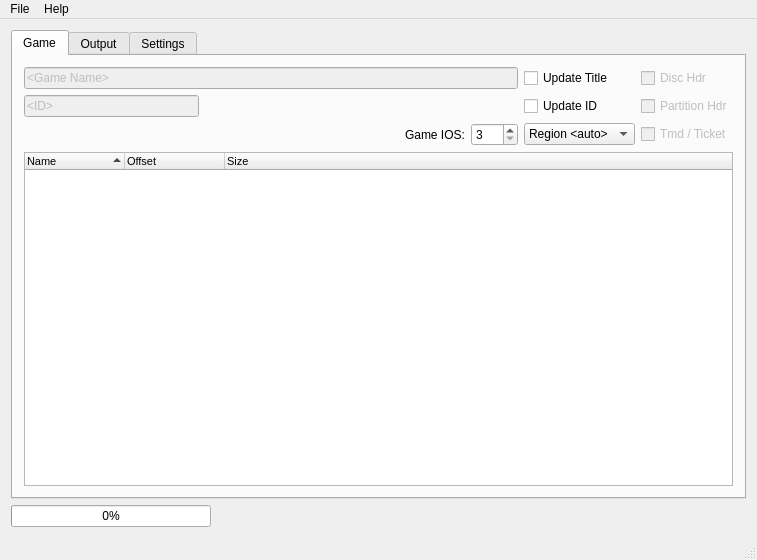
<?xml version="1.0" encoding="UTF-8"?>
<ui version="4.0">
 <class>MainWindow</class>
 <widget class="QMainWindow" name="MainWindow">
  <property name="geometry">
   <rect>
    <x>0</x>
    <y>0</y>
    <width>753</width>
    <height>560</height>
   </rect>
  </property>
  <property name="windowTitle">
   <string>MainWindow</string>
  </property>
  <widget class="QWidget" name="centralWidget">
   <layout class="QGridLayout" name="gridLayout_3">
    <item row="6" column="0">
     <widget class="QProgressBar" name="progressBar">
      <property name="sizePolicy">
       <sizepolicy hsizetype="Fixed" vsizetype="Fixed">
        <horstretch>0</horstretch>
        <verstretch>0</verstretch>
       </sizepolicy>
      </property>
      <property name="minimumSize">
       <size>
        <width>200</width>
        <height>0</height>
       </size>
      </property>
      <property name="value">
       <number>0</number>
      </property>
     </widget>
    </item>
    <item row="6" column="1">
     <spacer name="horizontalSpacer">
      <property name="orientation">
       <enum>Qt::Horizontal</enum>
      </property>
      <property name="sizeHint" stdset="0">
       <size>
        <width>40</width>
        <height>20</height>
       </size>
      </property>
     </spacer>
    </item>
    <item row="0" column="0" colspan="5">
     <widget class="QTabWidget" name="tabWidget">
      <property name="minimumSize">
       <size>
        <width>735</width>
        <height>464</height>
       </size>
      </property>
      <property name="baseSize">
       <size>
        <width>0</width>
        <height>0</height>
       </size>
      </property>
      <property name="mouseTracking">
       <bool>false</bool>
      </property>
      <property name="currentIndex">
       <number>0</number>
      </property>
      <property name="movable">
       <bool>true</bool>
      </property>
      <widget class="QWidget" name="tab">
       <attribute name="title">
        <string>Game</string>
       </attribute>
       <layout class="QGridLayout" name="gridLayout_2">
        <item row="0" column="0">
         <layout class="QGridLayout" name="gridLayout">
          <item row="2" column="2">
           <widget class="QCheckBox" name="checkBox_4">
            <property name="enabled">
             <bool>false</bool>
            </property>
            <property name="toolTip">
             <string>Apply the new TID to the TMD &amp; ticket</string>
            </property>
            <property name="text">
             <string>Tmd / Ticket</string>
            </property>
            <property name="checkable">
             <bool>true</bool>
            </property>
           </widget>
          </item>
          <item row="2" column="1">
           <widget class="QComboBox" name="comboBox_region">
            <property name="toolTip">
             <string>Set the region used for the output image.  This is independent of the TID.  If auto is selected, wit will try to guess the region based on the TID.</string>
            </property>
            <property name="currentIndex">
             <number>0</number>
            </property>
            <item>
             <property name="text">
              <string>Region &lt;auto&gt;</string>
             </property>
            </item>
            <item>
             <property name="text">
              <string>JAPAN</string>
             </property>
            </item>
            <item>
             <property name="text">
              <string>USA</string>
             </property>
            </item>
            <item>
             <property name="text">
              <string>EUROPE</string>
             </property>
            </item>
            <item>
             <property name="text">
              <string>KOREA</string>
             </property>
            </item>
           </widget>
          </item>
          <item row="0" column="2">
           <widget class="QCheckBox" name="checkBox_2">
            <property name="enabled">
             <bool>false</bool>
            </property>
            <property name="toolTip">
             <string>Apply title &amp; TID changes to the disc header</string>
            </property>
            <property name="text">
             <string>Disc Hdr</string>
            </property>
            <property name="checkable">
             <bool>true</bool>
            </property>
           </widget>
          </item>
          <item row="1" column="2">
           <widget class="QCheckBox" name="checkBox_3">
            <property name="enabled">
             <bool>false</bool>
            </property>
            <property name="toolTip">
             <string>Apply the title &amp; TID changes to the partition header</string>
            </property>
            <property name="text">
             <string>Partition Hdr</string>
            </property>
            <property name="checkable">
             <bool>true</bool>
            </property>
            <property name="tristate">
             <bool>false</bool>
            </property>
           </widget>
          </item>
          <item row="0" column="0">
           <widget class="QLineEdit" name="lineEdit_4">
            <property name="enabled">
             <bool>false</bool>
            </property>
            <property name="minimumSize">
             <size>
              <width>258</width>
              <height>0</height>
             </size>
            </property>
            <property name="toolTip">
             <string>Enter a new game name</string>
            </property>
            <property name="text">
             <string>&lt;Game Name&gt;</string>
            </property>
           </widget>
          </item>
          <item row="1" column="0">
           <layout class="QHBoxLayout" name="horizontalLayout_2">
            <item>
             <widget class="QLineEdit" name="lineEdit_3">
              <property name="enabled">
               <bool>false</bool>
              </property>
              <property name="minimumSize">
               <size>
                <width>175</width>
                <height>0</height>
               </size>
              </property>
              <property name="maximumSize">
               <size>
                <width>175</width>
                <height>16777215</height>
               </size>
              </property>
              <property name="toolTip">
               <string>Enter a new TID ( 6 characters )</string>
              </property>
              <property name="text">
               <string>&lt;ID&gt;</string>
              </property>
              <property name="maxLength">
               <number>6</number>
              </property>
              <property name="dragEnabled">
               <bool>true</bool>
              </property>
             </widget>
            </item>
            <item>
             <spacer name="horizontalSpacer_3">
              <property name="orientation">
               <enum>Qt::Horizontal</enum>
              </property>
              <property name="sizeHint" stdset="0">
               <size>
                <width>40</width>
                <height>20</height>
               </size>
              </property>
             </spacer>
            </item>
           </layout>
          </item>
          <item row="2" column="0">
           <layout class="QHBoxLayout" name="horizontalLayout_3">
            <item>
             <spacer name="horizontalSpacer_2">
              <property name="orientation">
               <enum>Qt::Horizontal</enum>
              </property>
              <property name="sizeHint" stdset="0">
               <size>
                <width>40</width>
                <height>20</height>
               </size>
              </property>
             </spacer>
            </item>
            <item>
             <widget class="QLabel" name="label">
              <property name="toolTip">
               <string>What IOS should be used in the TMD</string>
              </property>
              <property name="text">
               <string>Game IOS:</string>
              </property>
             </widget>
            </item>
            <item>
             <widget class="QSpinBox" name="spinBox_gameIOS">
              <property name="enabled">
               <bool>true</bool>
              </property>
              <property name="toolTip">
               <string>What IOS should be used in the TMD</string>
              </property>
              <property name="minimum">
               <number>3</number>
              </property>
              <property name="maximum">
               <number>254</number>
              </property>
             </widget>
            </item>
           </layout>
          </item>
          <item row="1" column="1">
           <widget class="QCheckBox" name="checkBox_7">
            <property name="toolTip">
             <string>Do you want to change the TID of the game?</string>
            </property>
            <property name="text">
             <string>Update ID</string>
            </property>
           </widget>
          </item>
          <item row="0" column="1">
           <widget class="QCheckBox" name="checkBox_6">
            <property name="toolTip">
             <string>Do you want to change the title of the game?</string>
            </property>
            <property name="text">
             <string>Update Title</string>
            </property>
           </widget>
          </item>
         </layout>
        </item>
        <item row="1" column="0">
         <widget class="QTreeWidget" name="treeWidget">
          <property name="font">
           <font>
            <pointsize>8</pointsize>
           </font>
          </property>
          <property name="acceptDrops">
           <bool>true</bool>
          </property>
          <property name="autoFillBackground">
           <bool>false</bool>
          </property>
          <property name="frameShape">
           <enum>QFrame::StyledPanel</enum>
          </property>
          <property name="frameShadow">
           <enum>QFrame::Sunken</enum>
          </property>
          <property name="dragDropOverwriteMode">
           <bool>false</bool>
          </property>
          <property name="dragDropMode">
           <enum>QAbstractItemView::DropOnly</enum>
          </property>
          <property name="alternatingRowColors">
           <bool>true</bool>
          </property>
          <property name="selectionMode">
           <enum>QAbstractItemView::ExtendedSelection</enum>
          </property>
          <property name="verticalScrollMode">
           <enum>QAbstractItemView::ScrollPerItem</enum>
          </property>
          <property name="indentation">
           <number>20</number>
          </property>
          <property name="sortingEnabled">
           <bool>true</bool>
          </property>
          <property name="animated">
           <bool>true</bool>
          </property>
          <column>
           <property name="text">
            <string>Name</string>
           </property>
          </column>
          <column>
           <property name="text">
            <string>Offset</string>
           </property>
          </column>
          <column>
           <property name="text">
            <string>Size</string>
           </property>
          </column>
         </widget>
        </item>
       </layout>
      </widget>
      <widget class="QWidget" name="wit_tab">
       <attribute name="title">
        <string>Output</string>
       </attribute>
       <layout class="QGridLayout" name="gridLayout_4">
        <item row="1" column="0" colspan="4">
         <widget class="QPlainTextEdit" name="plainTextEdit">
          <property name="sizePolicy">
           <sizepolicy hsizetype="Preferred" vsizetype="Preferred">
            <horstretch>0</horstretch>
            <verstretch>0</verstretch>
           </sizepolicy>
          </property>
          <property name="minimumSize">
           <size>
            <width>0</width>
            <height>150</height>
           </size>
          </property>
          <property name="sizeIncrement">
           <size>
            <width>1</width>
            <height>1</height>
           </size>
          </property>
          <property name="font">
           <font>
            <family>Courier New</family>
            <pointsize>8</pointsize>
            <weight>75</weight>
            <bold>true</bold>
           </font>
          </property>
          <property name="cursor" stdset="0">
           <cursorShape>ArrowCursor</cursorShape>
          </property>
          <property name="toolTip">
           <string>Useful information</string>
          </property>
          <property name="frameShadow">
           <enum>QFrame::Sunken</enum>
          </property>
          <property name="lineWidth">
           <number>1</number>
          </property>
          <property name="readOnly">
           <bool>true</bool>
          </property>
          <property name="textInteractionFlags">
           <set>Qt::LinksAccessibleByMouse|Qt::TextSelectableByKeyboard|Qt::TextSelectableByMouse</set>
          </property>
         </widget>
        </item>
        <item row="0" column="1">
         <widget class="QPushButton" name="pushButton_3">
          <property name="sizePolicy">
           <sizepolicy hsizetype="Fixed" vsizetype="Fixed">
            <horstretch>0</horstretch>
            <verstretch>0</verstretch>
           </sizepolicy>
          </property>
          <property name="toolTip">
           <string>Copy the text in the output box</string>
          </property>
          <property name="text">
           <string>Copy</string>
          </property>
         </widget>
        </item>
        <item row="0" column="0">
         <widget class="QPushButton" name="pushButton_2">
          <property name="sizePolicy">
           <sizepolicy hsizetype="Fixed" vsizetype="Fixed">
            <horstretch>0</horstretch>
            <verstretch>0</verstretch>
           </sizepolicy>
          </property>
          <property name="toolTip">
           <string>Clear the text</string>
          </property>
          <property name="text">
           <string>Clear</string>
          </property>
         </widget>
        </item>
        <item row="0" column="2">
         <spacer name="horizontalSpacer_4">
          <property name="orientation">
           <enum>Qt::Horizontal</enum>
          </property>
          <property name="sizeHint" stdset="0">
           <size>
            <width>40</width>
            <height>20</height>
           </size>
          </property>
         </spacer>
        </item>
       </layout>
      </widget>
      <widget class="QWidget" name="settings_tab">
       <attribute name="title">
        <string>Settings</string>
       </attribute>
       <widget class="QWidget" name="layoutWidget">
        <property name="geometry">
         <rect>
          <x>10</x>
          <y>100</y>
          <width>391</width>
          <height>212</height>
         </rect>
        </property>
        <layout class="QFormLayout" name="formLayout">
         <property name="fieldGrowthPolicy">
          <enum>QFormLayout::AllNonFixedFieldsGrow</enum>
         </property>
         <property name="labelAlignment">
          <set>Qt::AlignCenter</set>
         </property>
         <property name="formAlignment">
          <set>Qt::AlignCenter</set>
         </property>
         <item row="0" column="0">
          <widget class="QLabel" name="label_2">
           <property name="text">
            <string>Text output:</string>
           </property>
          </widget>
         </item>
         <item row="0" column="1">
          <widget class="QComboBox" name="verbose_combobox">
           <property name="currentIndex">
            <number>5</number>
           </property>
           <property name="frame">
            <bool>true</bool>
           </property>
           <item>
            <property name="text">
             <string>Normal</string>
            </property>
           </item>
           <item>
            <property name="text">
             <string>Quiet</string>
            </property>
           </item>
           <item>
            <property name="text">
             <string>Verbose</string>
            </property>
           </item>
           <item>
            <property name="text">
             <string>Verbose+</string>
            </property>
           </item>
           <item>
            <property name="text">
             <string>Verbose++</string>
            </property>
           </item>
           <item>
            <property name="text">
             <string>Verbose+++</string>
            </property>
           </item>
          </widget>
         </item>
         <item row="1" column="0">
          <widget class="QLabel" name="label_3">
           <property name="text">
            <string>Logging :</string>
           </property>
          </widget>
         </item>
         <item row="1" column="1">
          <widget class="QComboBox" name="logging_combobox">
           <property name="currentIndex">
            <number>0</number>
           </property>
           <item>
            <property name="text">
             <string>Off</string>
            </property>
           </item>
           <item>
            <property name="text">
             <string>Disc</string>
            </property>
           </item>
           <item>
            <property name="text">
             <string>Disc + Part</string>
            </property>
           </item>
          </widget>
         </item>
         <item row="2" column="0">
          <widget class="QCheckBox" name="checkBox_defaultIos">
           <property name="text">
            <string>Default IOS:</string>
           </property>
          </widget>
         </item>
         <item row="2" column="1">
          <widget class="QSpinBox" name="default_ios_spinbox">
           <property name="enabled">
            <bool>false</bool>
           </property>
           <property name="toolTip">
            <string>Default IOS to use for booting</string>
           </property>
           <property name="minimum">
            <number>3</number>
           </property>
           <property name="maximum">
            <number>255</number>
           </property>
           <property name="value">
            <number>36</number>
           </property>
          </widget>
         </item>
         <item row="4" column="0">
          <widget class="QPushButton" name="pushButton_settings_searchPath">
           <property name="minimumSize">
            <size>
             <width>75</width>
             <height>0</height>
            </size>
           </property>
           <property name="text">
            <string>Search Path...</string>
           </property>
          </widget>
         </item>
         <item row="4" column="1">
          <widget class="QLineEdit" name="lineEdit_default_path">
           <property name="minimumSize">
            <size>
             <width>224</width>
             <height>0</height>
            </size>
           </property>
           <property name="toolTip">
            <string notr="true"/>
           </property>
           <property name="inputMask">
            <string notr="true"/>
           </property>
           <property name="text">
            <string notr="true"/>
           </property>
          </widget>
         </item>
         <item row="5" column="0">
          <widget class="QLabel" name="label_7">
           <property name="text">
            <string>Start at:</string>
           </property>
          </widget>
         </item>
         <item row="5" column="1">
          <widget class="QComboBox" name="startupTab_combobox">
           <property name="minimumSize">
            <size>
             <width>107</width>
             <height>0</height>
            </size>
           </property>
           <item>
            <property name="text">
             <string>Game</string>
            </property>
           </item>
           <item>
            <property name="text">
             <string>Output</string>
            </property>
           </item>
           <item>
            <property name="text">
             <string>Settings</string>
            </property>
           </item>
          </widget>
         </item>
         <item row="3" column="0">
          <widget class="QCheckBox" name="checkBox_defaultRegion">
           <property name="text">
            <string>Default Region:</string>
           </property>
          </widget>
         </item>
         <item row="3" column="1">
          <widget class="QComboBox" name="comboBox_defaultRegion">
           <property name="enabled">
            <bool>false</bool>
           </property>
           <item>
            <property name="text">
             <string>AUTO</string>
            </property>
           </item>
           <item>
            <property name="text">
             <string>JAPAN</string>
            </property>
           </item>
           <item>
            <property name="text">
             <string>USA</string>
            </property>
           </item>
           <item>
            <property name="text">
             <string>PAL</string>
            </property>
           </item>
           <item>
            <property name="text">
             <string>KOREA</string>
            </property>
           </item>
          </widget>
         </item>
        </layout>
       </widget>
       <widget class="QWidget" name="layoutWidget">
        <property name="geometry">
         <rect>
          <x>10</x>
          <y>10</y>
          <width>391</width>
          <height>80</height>
         </rect>
        </property>
        <layout class="QVBoxLayout" name="verticalLayout">
         <item>
          <widget class="QCheckBox" name="checkBox">
           <property name="text">
            <string>Test Mode</string>
           </property>
          </widget>
         </item>
         <item>
          <widget class="QCheckBox" name="overwrite_checkbox">
           <property name="toolTip">
            <string>Tell wit to overwrite existing files</string>
           </property>
           <property name="text">
            <string>Overwrite Existing</string>
           </property>
           <property name="checked">
            <bool>true</bool>
           </property>
          </widget>
         </item>
         <item>
          <widget class="QCheckBox" name="checkBox_hiddenFiles">
           <property name="toolTip">
            <string>Skip &quot;.svn&quot; files in tree view to speed up parsing</string>
           </property>
           <property name="text">
            <string>Ignore svn Files in Filetree</string>
           </property>
           <property name="checked">
            <bool>true</bool>
           </property>
          </widget>
         </item>
        </layout>
       </widget>
       <widget class="QPushButton" name="save_pushButton">
        <property name="geometry">
         <rect>
          <x>10</x>
          <y>400</y>
          <width>115</width>
          <height>28</height>
         </rect>
        </property>
        <property name="minimumSize">
         <size>
          <width>115</width>
          <height>0</height>
         </size>
        </property>
        <property name="text">
         <string>Save Settings</string>
        </property>
       </widget>
       <zorder>layoutWidget</zorder>
       <zorder>layoutWidget</zorder>
       <zorder>save_pushButton</zorder>
       <zorder>default_ios_spinbox</zorder>
       <zorder>checkBox_defaultIos</zorder>
      </widget>
     </widget>
    </item>
   </layout>
  </widget>
  <widget class="QMenuBar" name="menuBar">
   <property name="geometry">
    <rect>
     <x>0</x>
     <y>0</y>
     <width>753</width>
     <height>25</height>
    </rect>
   </property>
   <widget class="QMenu" name="menuFile">
    <property name="title">
     <string>File</string>
    </property>
    <addaction name="actionOpen"/>
    <addaction name="actionSave_As"/>
   </widget>
   <widget class="QMenu" name="menuHelp">
    <property name="title">
     <string>Help</string>
    </property>
    <addaction name="actionAbout"/>
    <addaction name="actionAbout_Qt"/>
   </widget>
   <addaction name="menuFile"/>
   <addaction name="menuHelp"/>
  </widget>
  <widget class="QStatusBar" name="statusBar"/>
  <action name="actionOpen">
   <property name="text">
    <string>Open</string>
   </property>
   <property name="shortcut">
    <string>Ctrl+O</string>
   </property>
  </action>
  <action name="actionSave_As">
   <property name="enabled">
    <bool>false</bool>
   </property>
   <property name="text">
    <string>Save As</string>
   </property>
   <property name="shortcut">
    <string>Ctrl+A</string>
   </property>
  </action>
  <action name="actionAbout">
   <property name="text">
    <string>About...</string>
   </property>
  </action>
  <action name="actionAbout_Qt">
   <property name="text">
    <string>About Qt...</string>
   </property>
  </action>
 </widget>
 <layoutdefault spacing="6" margin="11"/>
 <resources/>
 <connections/>
</ui>
